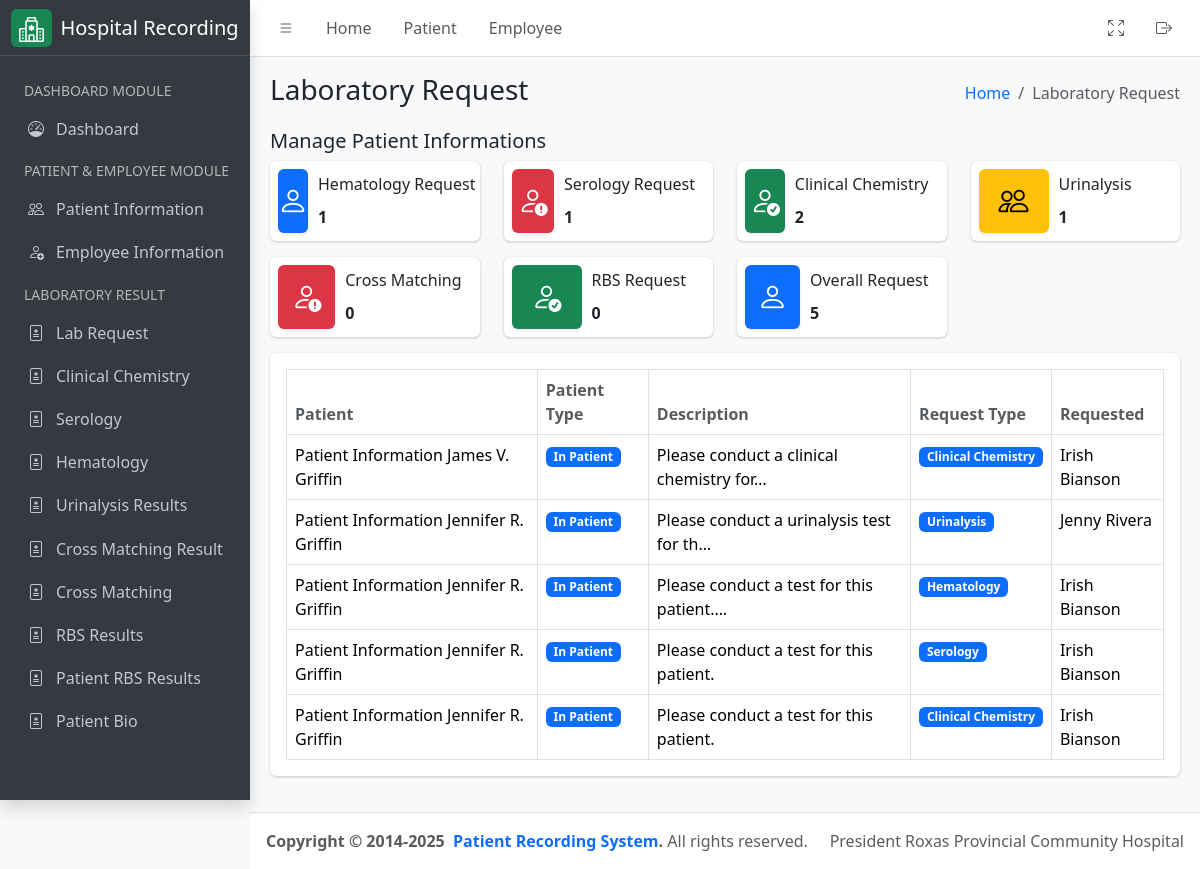
The page /laboratory/request/result (signed in) on the database its author committed.
### hospital_app/models.py (models this page shows, shortened)
class LabRequest(models.Model):
    lab_request_type = (
        ("Clinical Chemistry", "Clinical Chemistry"),
        ("Cross Matching", "Cross Matching"),
        ("Urinalysis", "Urinalysis"),
        ("Hematology", "Hematology"),
        ("Serology", "Serology"),
        ("RBS", "RBS"),
    )
    patient = models.ForeignKey(
        Patient,
        on_delete=models.CASCADE,
        related_name="patient_lab_requests",
        help_text="Patient needs to be examine",
    )
    description = models.TextField(
        max_length=300, help_text="Description for laboratory request"
    )
    lab_request_type = models.CharField(
        max_length=255,
        choices=lab_request_type,
        help_text="Type of laboratory request",
    )
    requested_by = models.ForeignKey(
        CustomUser,
        related_name="requested_by_lab",
        limit_choices_to=Q(groups__name="Doctor") | Q(groups__name="Nurse"),
        on_delete=models.CASCADE,
        null=True,
        blank=True,
    )
    date_request = models.DateTimeField(auto_now_add=True)
    is_done = models.BooleanField(
        default=False, help_text="Toggle if the request is done."
    )

class Patient(models.Model):
    firstname = models.CharField(max_length=255)
    middlename = models.CharField(max_length=255, null=False, blank=True)
    lastname = models.CharField(max_length=255)
    age = models.PositiveIntegerField()
    sex = models.CharField(
        max_length=10, choices=(("Male", "Male"), ("Female", "Female"))
    )
    physician = models.ForeignKey(
        CustomUser,
        related_name="physician",
        limit_choices_to={"groups__name": "Physician"},
        on_delete=models.CASCADE,
    )
    room_number = models.PositiveIntegerField(null=True, blank=True, help_text="Leave room number as empty if out patient")
    sample_type = models.CharField(max_length=255)
    time_of_collection = models.TimeField()
    date_of_collection = models.DateField()
    sars_result = models.CharField(max_length=255)
    date = models.DateField(auto_now_add=True)
    serial_number = models.CharField(max_length=255, help_text="Serial number example: PT-01152025-R23")
    assigned_pathologist = models.ForeignKey(
        CustomUser,
        related_name="patient_pathologist",
        on_delete=models.CASCADE,
        null=True,
        blank=True,
        limit_choices_to={"groups__name": "Pathologist"},
    )
    assigned_technologist = models.ForeignKey(
        CustomUser,
        related_name="patient_technologist",
        on_delete=models.CASCADE,
        null=True,
        blank=True,
        limit_choices_to={"groups__name": "Medical Technologist"},
    )
    patient_type = models.CharField(
        max_length=100,
        default="In Patient",
        choices=(
            ("In Patient", "In Patient"),
            ("Out Patient", "Out Patient"),
        ),
    )
    def get_full_name(self):
        return f"{self.firstname}  { self.middlename[0] + '.' if self.middlename else ''} {self.lastname}"
    def __str__(self) -> str:
        return f"Patient Information {self.get_full_name()}"
    class Meta:
        ordering = ("time_of_collection",)

class CustomUser(AbstractUser):
    license_number = models.CharField(max_length=10, unique=True, db_index=True)
    class Meta:
        verbose_name = "User"
        verbose_name_plural = "Users"

### hospital_app/views.py (the view)
# urls.py: path('laboratory/request/result', LaboratoryRequestView.as_view(), name="laboratory__result_list"),
class LaboratoryRequestView(ListView):
    template_name = "lab_request.html"
    queryset = LabRequest.objects.all().order_by("-date_request")
    context_object_name = "results"
    def get_queryset(self):
        current_user = self.request.user
        if (
            current_user.groups.filter(Q(name="Medical Technologist")).exists()
            or current_user.groups.filter(Q(name="Administrator")).exists()
        ):
            return LabRequest.objects.all().order_by("-date_request")
        return LabRequest.objects.filter(requested_by=current_user).order_by(
            "-date_request"
        )
    def get_context_data(self, **kwargs):
        context = super().get_context_data(**kwargs)
        context["detail_header"] = "Laboratory Request List"
        context["humberger_header"] = "Laboratory Request"
        context["hematology_count"] = LabRequest.objects.filter(
            lab_request_type="Hematology"
        ).count()
        context["serology_count"] = LabRequest.objects.filter(
            lab_request_type="Serology"
        ).count()
        context["clinical_chemistry_count"] = LabRequest.objects.filter(
            lab_request_type="Clinical Chemistry"
        ).count()
        context["cross_matching_count"] = LabRequest.objects.filter(
            lab_request_type="Cross Matching"
        ).count()
        context["urinalysis_count"] = LabRequest.objects.filter(
            lab_request_type="Urinalysis"
        ).count()
        context["rbs_count"] = LabRequest.objects.filter(lab_request_type="RBS").count()
        context["overall_results"] = LabRequest.objects.count()
        return context

### hospital_app/templatetags/group.py (called while the page is built)
@register.filter
def has_group(user, group_name):
    return user.groups.filter(name=group_name).exists()

### hospital_app/templates/lab_request.html (shortened to what this page needs)
{% extends './includes/base.html' %}
{% load group %}
{% load static %}
{% block content %}
<div class="container-fluid">
    <div class="row">
        <div class="col-12">
            <div class="d-flex justify-content-between align-items-center">
                <h5>Manage Patient Informations</h5>
            </div>
        </div>
    </div>
    <div class="row">
        <div class="col-12 col-sm-6 col-md-3">
            <div class="info-box">
                <span class="info-box-icon text-bg-primary shadow-sm">
                    <i class="bi bi-person"></i>
                </span>
                <div class="info-box-content">
                    <span class="info-box-text">Hematology Request</span>
                    <span class="info-box-number">
                        {{ hematology_count }}
                    </span>
                </div>
            </div>
        </div>
        <div class="col-12 col-sm-6 col-md-3">
            <div class="info-box">
                <span class="info-box-icon text-bg-danger shadow-sm">
                    <i class="bi bi-person-exclamation"></i>
                </span>
                <div class="info-box-content">
                    <span class="info-box-text">Serology Request</span>
                    <span class="info-box-number">{{ serology_count }}</span>
                </div>
            </div>
        </div>
        <div class="col-12 col-sm-6 col-md-3">
            <div class="info-box">
                <span class="info-box-icon text-bg-success shadow-sm">
                    <i class="bi bi-person-check"></i>
                </span>
                <div class="info-box-content">
                    <span class="info-box-text">Clinical Chemistry</span>
                    <span class="info-box-number">
                        {{ clinical_chemistry_count }}
                    </span>
                </div>
            </div>
        </div>
        <div class="col-12 col-sm-6 col-md-3">
            <div class="info-box">
                <span class="info-box-icon text-bg-warning shadow-sm">
                    <i class="bi bi-people"></i>
                </span>
                <div class="info-box-content">
                    <span class="info-box-text">Urinalysis</span>
                    <span class="info-box-number">
                        {{ urinalysis_count }}
                    </span>
                </div>
            </div>
        </div>
    </div>
    <div class="row">
        <div class="col-12 col-sm-6 col-md-3">
            <div class="info-box">
                <span class="info-box-icon text-bg-danger shadow-sm">
                    <i class="bi bi-person-exclamation"></i>
                </span>
                <div class="info-box-content">
                    <span class="info-box-text">Cross Matching</span>
                    <span class="info-box-number">
                        {{ cross_matching_count }}
                    </span>
                </div>
            </div>
        </div>
        <div class="col-12 col-sm-6 col-md-3">
            <div class="info-box">
                <span class="info-box-icon text-bg-success shadow-sm">
                    <i class="bi bi-person-check"></i>
                </span>
                <div class="info-box-content">
                    <span class="info-box-text">RBS Request</span>
                    <span class="info-box-number">
                        {{ rbs_count }}
                    </span>
                </div>
            </div>
        </div>
        <div class="col-12 col-sm-6 col-md-3">
            <div class="info-box">
                <span class="info-box-icon text-bg-primary shadow-sm">
                    <i class="bi bi-person"></i>
                </span>
                <div class="info-box-content">
                    <span class="info-box-text">Overall Request</span>
                    <span class="info-box-number">
                        {{ overall_results }}
                    </span>
                </div>
            </div>
        </div>
    </div>
    <div class="row">
        <div class="col-md-12">
            <div class="card mb-4">
                <div class="card-body">
                    <table id="datatable" class="table table-bordered table-hover">
                        <thead>
                            <tr>
                                <th class="text-muted">Patient</th>
                                <th class="text-muted">Patient Type</th>
                                <th class="text-muted">Description</th>
                                <th class="text-muted">Request Type</th>
                                <th class="text-muted">Requested</th>
                            </tr>
                        </thead>
                        <tbody>
                            {% for result in results %}
                            <tr>
                                <td>{{ result.patient }}</td>
                                <td>
                                    <span class="badge bg-primary">{{ result.patient.patient_type }}</span>
                                </td>
                                <td>
                                    {{ result.description|truncatechars:40 }}
                                </td>
                                <td>
                                    <span class="badge bg-primary">{{ result.lab_request_type }}</span>
                                </td>
                                <td>
                                    {{ result.requested_by.get_full_name }}
                                </td>
                            </tr>
                            {% endfor %}
                        </tbody>
                    </table>
                </div>
            </div>
        </div>
    </div>
</div>
{% endblock %}

### rows shown on the page
LabRequest: patient "Patient Information James V. Griffin", patient.patient_type "In Patient", description "Please conduct a clinical chemistry for…", lab_request_type "Clinical Chemistry", requested_by.get_full_name "Irish Bianson"
LabRequest: patient "Patient Information Jennifer R. Griffin", patient.patient_type "In Patient", description "Please conduct a urinalysis test for th…", lab_request_type "Urinalysis", requested_by.get_full_name "Jenny Rivera"
LabRequest: patient "Patient Information Jennifer R. Griffin", patient.patient_type "In Patient", description "Please conduct a test for this patient.…", lab_request_type "Hematology", requested_by.get_full_name "Irish Bianson"
LabRequest: patient "Patient Information Jennifer R. Griffin", patient.patient_type "In Patient", description "Please conduct a test for this patient.", lab_request_type "Serology", requested_by.get_full_name "Irish Bianson"
LabRequest: patient "Patient Information Jennifer R. Griffin", patient.patient_type "In Patient", description "Please conduct a test for this patient.", lab_request_type "Clinical Chemistry", requested_by.get_full_name "Irish Bianson"

### other values the page prints
{{ humberger_header }} "Laboratory Request"
{{ hematology_count }} "1"
{{ serology_count }} "1"
{{ clinical_chemistry_count }} "2"
{{ urinalysis_count }} "1"
{{ cross_matching_count }} "0"
{{ rbs_count }} "0"
{{ overall_results }} "5"
